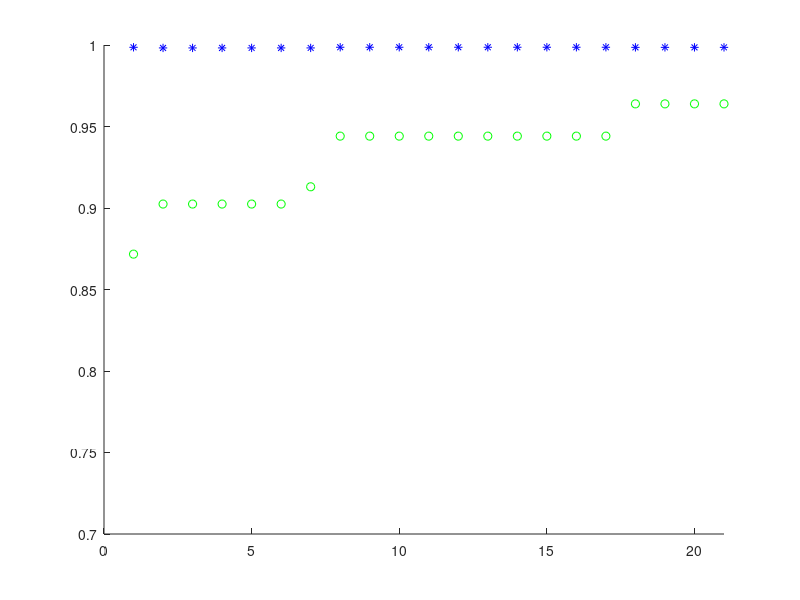
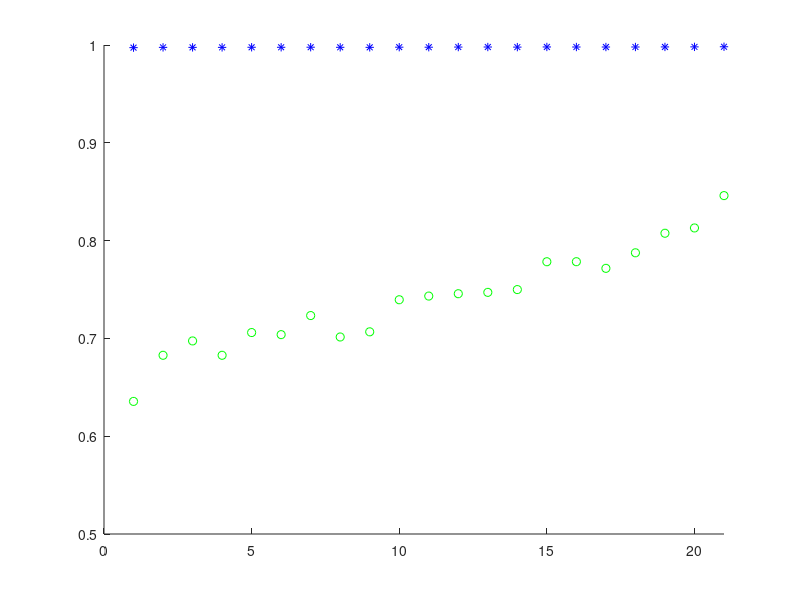
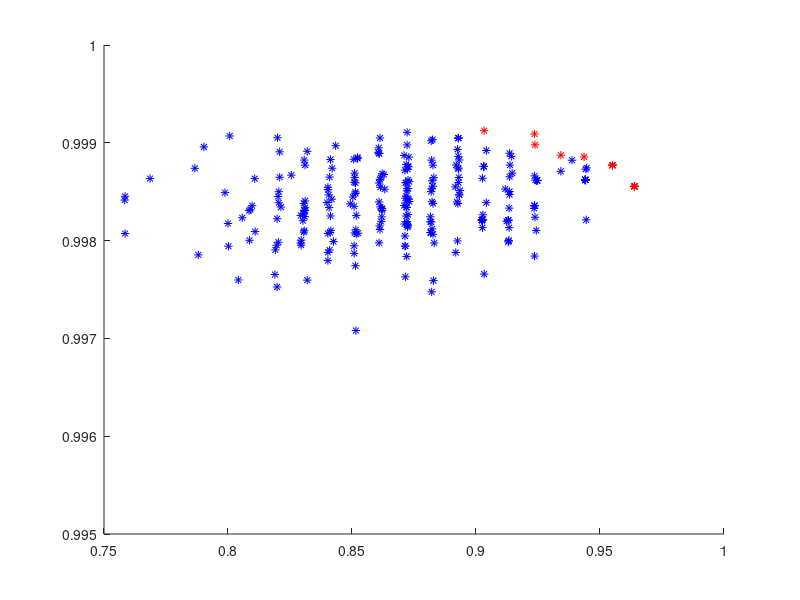

These charts were generated, in order, by the following MATLAB code:
clear all
datos = [];
datos = csvread('DatosPareto.txt');

generaciones = size(datos,1);
tamPoblacion = size(datos,2)-1;
datos = datos(:,1:tamPoblacion); %borrar ultima columna de ceros
tamPoblacion = tamPoblacion/2;

%calculo del fitness medio y maximo por generacion
medias = [];
maximos = datos(:,1:2);

for i=1:generaciones
    generacionSemaforo = [];
    generacionAceleracion = [];
    for j=1:tamPoblacion
        generacionSemaforo =[generacionSemaforo;datos(i,1+(j-1)*2)];
        generacionAceleracion = [generacionAceleracion;datos(i,j*2)];
    end
    medias = [medias;mean(generacionSemaforo),mean(generacionAceleracion)];
end

%plotear datos
%fitness maximo
figure;
hold on;
axis([0 21 0.7 1.0]);
for i=1:generaciones
    plot(i,maximos(i,1),'go');
    plot(i,maximos(i,2),'b*');
end
hold off;

%fitness medio
figure;
hold on;
axis([0 21 0.5 1.0]);
for i=1:generaciones
    plot(i,medias(i,1),'go');
    plot(i,medias(i,2),'b*');
end
hold off;

%frontera de pareto
figure;
hold on;
axis([0.75 1.0 0.995 1.0]);
unOctavo= round(tamPoblacion/8);
datosPareto = [];
for i=1:generaciones
    for j=1:unOctavo
        datosPareto = [datosPareto; datos(i,1+(j-1)*2),datos(i,j*2)];
    end
end
for i=1:size(datosPareto,1)
    esFrontera = 1;
    datoX = datosPareto(i,1);
    datoY = datosPareto(i,2);
    for j=1:size(datosPareto,1)
        if (datoX < datosPareto(j,1) && datoY < datosPareto(j,2) )
            esFrontera = 0;
           break; 
        end
    end
    if (esFrontera == 1)
        plot(datoX,datoY,'r*');
    else
        plot(datoX,datoY,'b*');
    end
end
hold off;